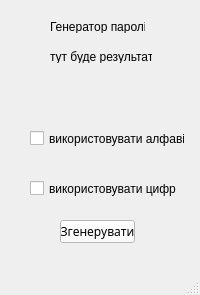
<?xml version="1.0" encoding="UTF-8"?>
<ui version="4.0">
 <class>MainWindow</class>
 <widget class="QMainWindow" name="MainWindow">
  <property name="geometry">
   <rect>
    <x>0</x>
    <y>0</y>
    <width>200</width>
    <height>295</height>
   </rect>
  </property>
  <property name="windowTitle">
   <string>MainWindow</string>
  </property>
  <widget class="QWidget" name="centralwidget">
   <widget class="QLabel" name="title">
    <property name="geometry">
     <rect>
      <x>50</x>
      <y>20</y>
      <width>95</width>
      <height>13</height>
     </rect>
    </property>
    <property name="text">
     <string>Генератор паролів</string>
    </property>
   </widget>
   <widget class="QLabel" name="result">
    <property name="geometry">
     <rect>
      <x>50</x>
      <y>50</y>
      <width>102</width>
      <height>13</height>
     </rect>
    </property>
    <property name="text">
     <string>тут буде результат</string>
    </property>
   </widget>
   <widget class="QCheckBox" name="use_letters">
    <property name="geometry">
     <rect>
      <x>30</x>
      <y>130</y>
      <width>155</width>
      <height>17</height>
     </rect>
    </property>
    <property name="text">
     <string>використовувати алфавіт</string>
    </property>
   </widget>
   <widget class="QCheckBox" name="use_numbers">
    <property name="geometry">
     <rect>
      <x>30</x>
      <y>180</y>
      <width>147</width>
      <height>17</height>
     </rect>
    </property>
    <property name="text">
     <string>використовувати цифри</string>
    </property>
   </widget>
   <widget class="QPushButton" name="generate">
    <property name="geometry">
     <rect>
      <x>60</x>
      <y>220</y>
      <width>75</width>
      <height>23</height>
     </rect>
    </property>
    <property name="cursor">
     <cursorShape>PointingHandCursor</cursorShape>
    </property>
    <property name="styleSheet">
     <string notr="true">background: white;
font-size: 12px;
font-family: sans-serif;</string>
    </property>
    <property name="text">
     <string>Згенерувати</string>
    </property>
   </widget>
  </widget>
  <widget class="QMenuBar" name="menubar">
   <property name="geometry">
    <rect>
     <x>0</x>
     <y>0</y>
     <width>200</width>
     <height>21</height>
    </rect>
   </property>
  </widget>
  <widget class="QStatusBar" name="statusbar"/>
 </widget>
 <resources/>
 <connections/>
</ui>
